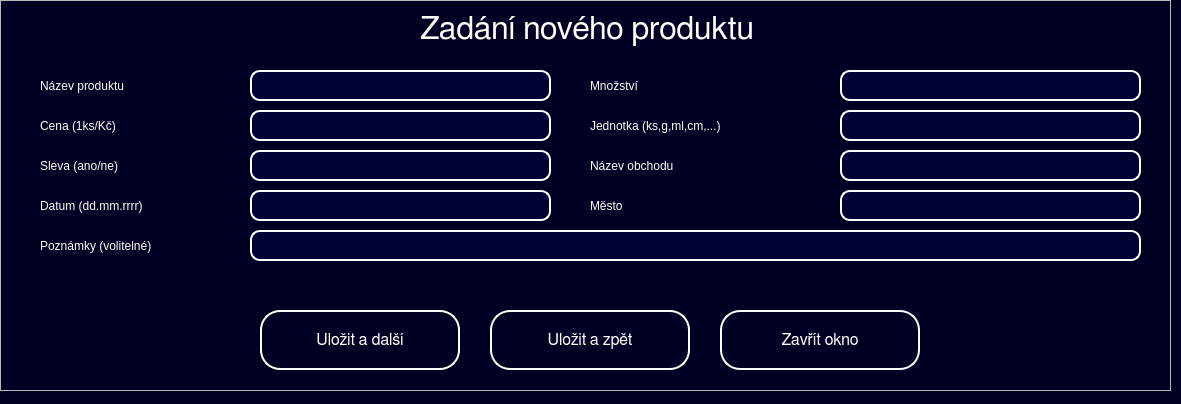
<?xml version="1.0" encoding="UTF-8"?>
<ui version="4.0">
 <class>New_product</class>
 <widget class="QWidget" name="New_product">
  <property name="geometry">
   <rect>
    <x>0</x>
    <y>0</y>
    <width>1181</width>
    <height>404</height>
   </rect>
  </property>
  <property name="windowTitle">
   <string>Nákupní Lístek JV</string>
  </property>
  <property name="styleSheet">
   <string notr="true">QWidget#New_product {
background-color: rgb(0, 0, 34);
}

QLabel#Instructions {
color: rgb(255, 255, 255);
font: 24pt &quot;FreeSans&quot;;
}

QPushButton#Button_Back{
color: rgb(255, 255, 255);
border-color: rgb(255, 255, 255);
border: 2px solid rgb(255, 255, 255);
border-radius: 20px;
font: 12pt &quot;FreeSans&quot;;
}

QPushButton#Button_Save_Back{
color: rgb(255, 255, 255);
border-color: rgb(255, 255, 255);
border: 2px solid rgb(255, 255, 255);
border-radius: 20px;
font: 12pt &quot;FreeSans&quot;;
}

QPushButton#Button_Save_Next{
color: rgb(255, 255, 255);
border-color: rgb(255, 255, 255);
border: 2px solid rgb(255, 255, 255);
border-radius: 20px;
font: 12pt &quot;FreeSans&quot;;
}

QPushButton:hover#Button_Back{
border: 3px solid rgb(255, 255, 255);
background-color: rgb(0, 0, 53);
}

QPushButton:hover#Button_Save_Back{
border: 3px solid rgb(255, 255, 255);
background-color: rgb(0, 0, 53);
}

QPushButton:hover#Button_Save_Next{
border: 3px solid rgb(255, 255, 255);
background-color: rgb(0, 0, 53);
}

QLabel#Text_name {
color: rgb(255, 255, 255);
font: 16pt &quot;FreeSans&quot;;
}

QLabel#Text_price {
color: rgb(255, 255, 255);
font: 16pt &quot;FreeSans&quot;;
}

QLabel#Text_date {
color: rgb(255, 255, 255);
font: 16pt &quot;FreeSans&quot;;
}

QLabel#Text_amount {
color: rgb(255, 255, 255);
font: 16pt &quot;FreeSans&quot;;
}

QLabel#Text_discount {
color: rgb(255, 255, 255);
font: 16pt &quot;FreeSans&quot;;
}

QLabel#Text_unit {
color: rgb(255, 255, 255);
font: 16pt &quot;FreeSans&quot;;
}

QLabel#Text_shop {
color: rgb(255, 255, 255);
font: 16pt &quot;FreeSans&quot;;
}

QLabel#Text_city {
color: rgb(255, 255, 255);
font: 16pt &quot;FreeSans&quot;;
}

QLabel#Text_comments {
color: rgb(255, 255, 255);
font: 16pt &quot;FreeSans&quot;;
}

QLineEdit#Product_amount, 
QLineEdit#Product_city,
QLineEdit#Product_comments,
QLineEdit#Product_date,
QLineEdit#Product_discount,
QLineEdit#Product_name,
QLineEdit#Product_price,
QLineEdit#Product_shop,
QLineEdit#Product_unit{
color: rgb(255, 255, 255);
font: 14pt &quot;FreeSans&quot;;
border: 2px solid rgb(255, 255, 255);
background-color: rgb(0, 0, 53);
border-radius: 10px;
padding-left: 20px;
padding-right: 20px;
}

QLineEdit:hover#Product_amount, 
QLineEdit:hover#Product_city,
QLineEdit:hover#Product_comments,
QLineEdit:hover#Product_date,
QLineEdit:hover#Product_discount,
QLineEdit:hover#Product_name,
QLineEdit:hover#Product_price,
QLineEdit:hover#Product_shop,
QLineEdit:hover#Product_unit{
border: 3px solid rgb(255, 255, 255);
}

QLabel#Message{
color: rgb(255, 0, 0);
font: 16pt &quot;FreeSans&quot;;
}</string>
  </property>
  <widget class="QFrame" name="frame">
   <property name="geometry">
    <rect>
     <x>0</x>
     <y>0</y>
     <width>1171</width>
     <height>391</height>
    </rect>
   </property>
   <property name="styleSheet">
    <string notr="true"/>
   </property>
   <property name="frameShape">
    <enum>QFrame::StyledPanel</enum>
   </property>
   <property name="frameShadow">
    <enum>QFrame::Raised</enum>
   </property>
   <widget class="QLabel" name="Instructions">
    <property name="geometry">
     <rect>
      <x>420</x>
      <y>10</y>
      <width>351</width>
      <height>39</height>
     </rect>
    </property>
    <property name="font">
     <font>
      <family>FreeSans</family>
      <pointsize>24</pointsize>
      <weight>50</weight>
      <italic>false</italic>
      <bold>false</bold>
     </font>
    </property>
    <property name="styleSheet">
     <string notr="true"/>
    </property>
    <property name="text">
     <string>Zadání nového produktu</string>
    </property>
   </widget>
   <widget class="QLineEdit" name="Product_name">
    <property name="geometry">
     <rect>
      <x>250</x>
      <y>70</y>
      <width>301</width>
      <height>31</height>
     </rect>
    </property>
   </widget>
   <widget class="QLabel" name="Text_name">
    <property name="geometry">
     <rect>
      <x>40</x>
      <y>70</y>
      <width>161</width>
      <height>31</height>
     </rect>
    </property>
    <property name="text">
     <string>Název produktu</string>
    </property>
   </widget>
   <widget class="QLabel" name="Message">
    <property name="geometry">
     <rect>
      <x>40</x>
      <y>270</y>
      <width>1091</width>
      <height>31</height>
     </rect>
    </property>
    <property name="text">
     <string/>
    </property>
   </widget>
   <widget class="QPushButton" name="Button_Save_Next">
    <property name="enabled">
     <bool>true</bool>
    </property>
    <property name="geometry">
     <rect>
      <x>260</x>
      <y>310</y>
      <width>200</width>
      <height>60</height>
     </rect>
    </property>
    <property name="font">
     <font>
      <family>FreeSans</family>
      <pointsize>12</pointsize>
      <weight>50</weight>
      <italic>false</italic>
      <bold>false</bold>
     </font>
    </property>
    <property name="cursor">
     <cursorShape>PointingHandCursor</cursorShape>
    </property>
    <property name="styleSheet">
     <string notr="true"/>
    </property>
    <property name="text">
     <string>Uložit a další</string>
    </property>
   </widget>
   <widget class="QPushButton" name="Button_Back">
    <property name="enabled">
     <bool>true</bool>
    </property>
    <property name="geometry">
     <rect>
      <x>720</x>
      <y>310</y>
      <width>200</width>
      <height>60</height>
     </rect>
    </property>
    <property name="font">
     <font>
      <family>FreeSans</family>
      <pointsize>12</pointsize>
      <weight>50</weight>
      <italic>false</italic>
      <bold>false</bold>
     </font>
    </property>
    <property name="cursor">
     <cursorShape>PointingHandCursor</cursorShape>
    </property>
    <property name="styleSheet">
     <string notr="true"/>
    </property>
    <property name="text">
     <string>Zavřít okno</string>
    </property>
   </widget>
   <widget class="QLabel" name="Text_price">
    <property name="geometry">
     <rect>
      <x>40</x>
      <y>110</y>
      <width>161</width>
      <height>31</height>
     </rect>
    </property>
    <property name="text">
     <string>Cena (1ks/Kč)</string>
    </property>
   </widget>
   <widget class="QLabel" name="Text_date">
    <property name="geometry">
     <rect>
      <x>40</x>
      <y>190</y>
      <width>191</width>
      <height>31</height>
     </rect>
    </property>
    <property name="text">
     <string>Datum (dd.mm.rrrr)</string>
    </property>
   </widget>
   <widget class="QLabel" name="Text_amount">
    <property name="geometry">
     <rect>
      <x>590</x>
      <y>70</y>
      <width>161</width>
      <height>31</height>
     </rect>
    </property>
    <property name="text">
     <string>Množství</string>
    </property>
   </widget>
   <widget class="QLabel" name="Text_unit">
    <property name="geometry">
     <rect>
      <x>590</x>
      <y>110</y>
      <width>231</width>
      <height>31</height>
     </rect>
    </property>
    <property name="text">
     <string>Jednotka (ks,g,ml,cm,...)</string>
    </property>
   </widget>
   <widget class="QLabel" name="Text_discount">
    <property name="geometry">
     <rect>
      <x>40</x>
      <y>150</y>
      <width>161</width>
      <height>31</height>
     </rect>
    </property>
    <property name="text">
     <string>Sleva (ano/ne)</string>
    </property>
   </widget>
   <widget class="QPushButton" name="Button_Save_Back">
    <property name="enabled">
     <bool>true</bool>
    </property>
    <property name="geometry">
     <rect>
      <x>490</x>
      <y>310</y>
      <width>200</width>
      <height>60</height>
     </rect>
    </property>
    <property name="font">
     <font>
      <family>FreeSans</family>
      <pointsize>12</pointsize>
      <weight>50</weight>
      <italic>false</italic>
      <bold>false</bold>
     </font>
    </property>
    <property name="cursor">
     <cursorShape>PointingHandCursor</cursorShape>
    </property>
    <property name="styleSheet">
     <string notr="true"/>
    </property>
    <property name="text">
     <string>Uložit a zpět</string>
    </property>
   </widget>
   <widget class="QLabel" name="Text_comments">
    <property name="geometry">
     <rect>
      <x>40</x>
      <y>230</y>
      <width>201</width>
      <height>31</height>
     </rect>
    </property>
    <property name="text">
     <string>Poznámky (volitelné)</string>
    </property>
   </widget>
   <widget class="QLineEdit" name="Product_price">
    <property name="geometry">
     <rect>
      <x>250</x>
      <y>110</y>
      <width>301</width>
      <height>31</height>
     </rect>
    </property>
   </widget>
   <widget class="QLineEdit" name="Product_discount">
    <property name="geometry">
     <rect>
      <x>250</x>
      <y>150</y>
      <width>301</width>
      <height>31</height>
     </rect>
    </property>
   </widget>
   <widget class="QLineEdit" name="Product_amount">
    <property name="geometry">
     <rect>
      <x>840</x>
      <y>70</y>
      <width>301</width>
      <height>31</height>
     </rect>
    </property>
   </widget>
   <widget class="QLineEdit" name="Product_unit">
    <property name="geometry">
     <rect>
      <x>840</x>
      <y>110</y>
      <width>301</width>
      <height>31</height>
     </rect>
    </property>
   </widget>
   <widget class="QLineEdit" name="Product_shop">
    <property name="geometry">
     <rect>
      <x>840</x>
      <y>150</y>
      <width>301</width>
      <height>31</height>
     </rect>
    </property>
   </widget>
   <widget class="QLineEdit" name="Product_comments">
    <property name="geometry">
     <rect>
      <x>250</x>
      <y>230</y>
      <width>891</width>
      <height>31</height>
     </rect>
    </property>
   </widget>
   <widget class="QLabel" name="Text_city">
    <property name="geometry">
     <rect>
      <x>590</x>
      <y>190</y>
      <width>161</width>
      <height>31</height>
     </rect>
    </property>
    <property name="text">
     <string>Město</string>
    </property>
   </widget>
   <widget class="QLabel" name="Text_shop">
    <property name="geometry">
     <rect>
      <x>590</x>
      <y>150</y>
      <width>161</width>
      <height>31</height>
     </rect>
    </property>
    <property name="text">
     <string>Název obchodu</string>
    </property>
   </widget>
   <widget class="QLineEdit" name="Product_date">
    <property name="geometry">
     <rect>
      <x>250</x>
      <y>190</y>
      <width>301</width>
      <height>31</height>
     </rect>
    </property>
   </widget>
   <widget class="QLineEdit" name="Product_city">
    <property name="geometry">
     <rect>
      <x>840</x>
      <y>190</y>
      <width>301</width>
      <height>31</height>
     </rect>
    </property>
   </widget>
  </widget>
 </widget>
 <resources/>
 <connections/>
</ui>
